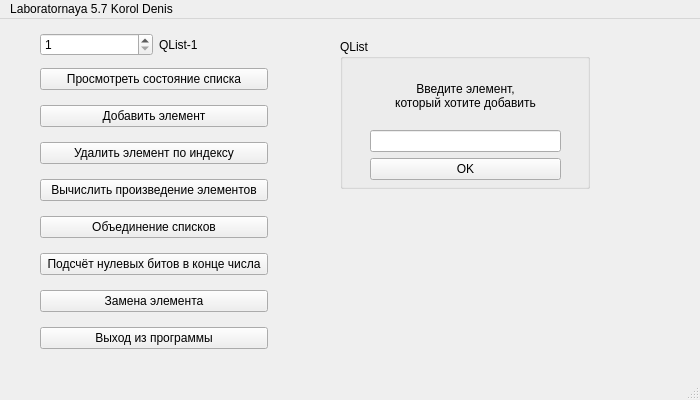
<?xml version="1.0" encoding="UTF-8"?>
<ui version="4.0">
 <class>MainWindow</class>
 <widget class="QMainWindow" name="MainWindow">
  <property name="geometry">
   <rect>
    <x>0</x>
    <y>0</y>
    <width>700</width>
    <height>400</height>
   </rect>
  </property>
  <property name="windowTitle">
   <string>MainWindow</string>
  </property>
  <widget class="QWidget" name="centralwidget">
   <widget class="QWidget" name="verticalLayoutWidget">
    <property name="geometry">
     <rect>
      <x>40</x>
      <y>40</y>
      <width>228</width>
      <height>301</height>
     </rect>
    </property>
    <layout class="QVBoxLayout" name="verticalLayout">
     <item>
      <widget class="QPushButton" name="Button1">
       <property name="text">
        <string>Просмотреть состояние списка</string>
       </property>
      </widget>
     </item>
     <item>
      <widget class="QPushButton" name="Button_2">
       <property name="text">
        <string>Добавить элемент</string>
       </property>
      </widget>
     </item>
     <item>
      <widget class="QPushButton" name="Button_3">
       <property name="text">
        <string>Удалить элемент по индексу</string>
       </property>
      </widget>
     </item>
     <item>
      <widget class="QPushButton" name="Button_4">
       <property name="text">
        <string>Вычислить произведение элементов</string>
       </property>
      </widget>
     </item>
     <item>
      <widget class="QPushButton" name="Button_5">
       <property name="text">
        <string>Объединение списков</string>
       </property>
      </widget>
     </item>
     <item>
      <widget class="QPushButton" name="Button_6">
       <property name="text">
        <string>Подсчёт нулевых битов в конце числа</string>
       </property>
      </widget>
     </item>
     <item>
      <widget class="QPushButton" name="Button_7">
       <property name="text">
        <string>Замена элемента</string>
       </property>
      </widget>
     </item>
     <item>
      <widget class="QPushButton" name="Button_close">
       <property name="text">
        <string>Выход из программы</string>
       </property>
      </widget>
     </item>
    </layout>
   </widget>
   <widget class="QStackedWidget" name="stackedWidget">
    <property name="geometry">
     <rect>
      <x>310</x>
      <y>0</y>
      <width>280</width>
      <height>330</height>
     </rect>
    </property>
    <property name="currentIndex">
     <number>1</number>
    </property>
    <widget class="QWidget" name="page_0">
     <widget class="QGroupBox" name="Name_lst_1">
      <property name="geometry">
       <rect>
        <x>30</x>
        <y>20</y>
        <width>250</width>
        <height>300</height>
       </rect>
      </property>
      <property name="title">
       <string>QList</string>
      </property>
      <property name="flat">
       <bool>false</bool>
      </property>
      <property name="checkable">
       <bool>false</bool>
      </property>
      <widget class="QWidget" name="layoutWidget">
       <property name="geometry">
        <rect>
         <x>10</x>
         <y>30</y>
         <width>232</width>
         <height>262</height>
        </rect>
       </property>
       <layout class="QVBoxLayout" name="verticalLayout_9">
        <item>
         <widget class="QScrollArea" name="scrollArea">
          <property name="minimumSize">
           <size>
            <width>230</width>
            <height>230</height>
           </size>
          </property>
          <property name="maximumSize">
           <size>
            <width>230</width>
            <height>16777215</height>
           </size>
          </property>
          <property name="verticalScrollBarPolicy">
           <enum>Qt::ScrollBarPolicy::ScrollBarAsNeeded</enum>
          </property>
          <property name="horizontalScrollBarPolicy">
           <enum>Qt::ScrollBarPolicy::ScrollBarAlwaysOff</enum>
          </property>
          <property name="widgetResizable">
           <bool>true</bool>
          </property>
          <widget class="QWidget" name="scrollAreaWidgetContents">
           <property name="geometry">
            <rect>
             <x>0</x>
             <y>0</y>
             <width>228</width>
             <height>228</height>
            </rect>
           </property>
           <layout class="QGridLayout" name="gridLayout">
            <item row="0" column="0">
             <widget class="QLabel" name="label_1">
              <property name="enabled">
               <bool>true</bool>
              </property>
              <property name="contextMenuPolicy">
               <enum>Qt::ContextMenuPolicy::DefaultContextMenu</enum>
              </property>
              <property name="toolTip">
               <string/>
              </property>
              <property name="text">
               <string/>
              </property>
              <property name="alignment">
               <set>Qt::AlignmentFlag::AlignCenter</set>
              </property>
              <property name="openExternalLinks">
               <bool>false</bool>
              </property>
             </widget>
            </item>
           </layout>
          </widget>
         </widget>
        </item>
        <item>
         <widget class="QPushButton" name="Button1_1">
          <property name="text">
           <string>OK</string>
          </property>
         </widget>
        </item>
       </layout>
      </widget>
     </widget>
    </widget>
    <widget class="QWidget" name="page_1">
     <widget class="QGroupBox" name="Name_lst_2">
      <property name="geometry">
       <rect>
        <x>30</x>
        <y>20</y>
        <width>250</width>
        <height>150</height>
       </rect>
      </property>
      <property name="title">
       <string>QList</string>
      </property>
      <property name="flat">
       <bool>false</bool>
      </property>
      <property name="checkable">
       <bool>false</bool>
      </property>
      <widget class="QWidget" name="layoutWidget">
       <property name="geometry">
        <rect>
         <x>30</x>
         <y>30</y>
         <width>191</width>
         <height>111</height>
        </rect>
       </property>
       <layout class="QVBoxLayout" name="verticalLayout_2">
        <item>
         <widget class="QLabel" name="label_2">
          <property name="text">
           <string>&lt;html&gt;&lt;head/&gt;&lt;body&gt;&lt;p align=&quot;center&quot;&gt;Введите элемент, &lt;br/&gt;который хотите добавить&lt;/p&gt;&lt;/body&gt;&lt;/html&gt;</string>
          </property>
         </widget>
        </item>
        <item>
         <widget class="QLineEdit" name="lineEdit_2"/>
        </item>
        <item>
         <widget class="QPushButton" name="Button_2_1">
          <property name="text">
           <string>OK</string>
          </property>
         </widget>
        </item>
       </layout>
      </widget>
     </widget>
    </widget>
    <widget class="QWidget" name="page_2">
     <widget class="QGroupBox" name="Name_lst_3">
      <property name="geometry">
       <rect>
        <x>30</x>
        <y>20</y>
        <width>250</width>
        <height>150</height>
       </rect>
      </property>
      <property name="title">
       <string>QList</string>
      </property>
      <property name="flat">
       <bool>false</bool>
      </property>
      <property name="checkable">
       <bool>false</bool>
      </property>
      <widget class="QWidget" name="layoutWidget">
       <property name="geometry">
        <rect>
         <x>30</x>
         <y>30</y>
         <width>191</width>
         <height>111</height>
        </rect>
       </property>
       <layout class="QVBoxLayout" name="verticalLayout_3">
        <item>
         <widget class="QLabel" name="label_3">
          <property name="text">
           <string>&lt;html&gt;&lt;head/&gt;&lt;body&gt;&lt;p align=&quot;center&quot;&gt;Введите индекс элемента, &lt;br/&gt;который хотите удалить&lt;/p&gt;&lt;/body&gt;&lt;/html&gt;</string>
          </property>
         </widget>
        </item>
        <item>
         <widget class="QLineEdit" name="lineEdit_3"/>
        </item>
        <item>
         <widget class="QPushButton" name="Button_3_1">
          <property name="text">
           <string>OK</string>
          </property>
         </widget>
        </item>
       </layout>
      </widget>
     </widget>
    </widget>
    <widget class="QWidget" name="page_3">
     <widget class="QGroupBox" name="Name_lst_4">
      <property name="geometry">
       <rect>
        <x>30</x>
        <y>20</y>
        <width>250</width>
        <height>150</height>
       </rect>
      </property>
      <property name="title">
       <string>QList</string>
      </property>
      <property name="flat">
       <bool>false</bool>
      </property>
      <property name="checkable">
       <bool>false</bool>
      </property>
      <widget class="QWidget" name="layoutWidget_2">
       <property name="geometry">
        <rect>
         <x>30</x>
         <y>30</y>
         <width>191</width>
         <height>111</height>
        </rect>
       </property>
       <layout class="QVBoxLayout" name="verticalLayout_4">
        <item alignment="Qt::AlignmentFlag::AlignHCenter|Qt::AlignmentFlag::AlignVCenter">
         <widget class="QLabel" name="label_4">
          <property name="text">
           <string>&lt;html&gt;&lt;head/&gt;&lt;body&gt;&lt;p&gt;Произведение всех элементов &lt;br/&gt;списка =&lt;/p&gt;&lt;/body&gt;&lt;/html&gt;</string>
          </property>
          <property name="alignment">
           <set>Qt::AlignmentFlag::AlignCenter</set>
          </property>
         </widget>
        </item>
        <item>
         <widget class="QPushButton" name="Button_4_1">
          <property name="text">
           <string>OK</string>
          </property>
         </widget>
        </item>
       </layout>
      </widget>
     </widget>
    </widget>
    <widget class="QWidget" name="page_4">
     <widget class="QGroupBox" name="Name_lst_6">
      <property name="geometry">
       <rect>
        <x>30</x>
        <y>20</y>
        <width>250</width>
        <height>150</height>
       </rect>
      </property>
      <property name="title">
       <string>QList</string>
      </property>
      <property name="flat">
       <bool>false</bool>
      </property>
      <property name="checkable">
       <bool>false</bool>
      </property>
      <widget class="QWidget" name="layoutWidget_5">
       <property name="geometry">
        <rect>
         <x>30</x>
         <y>30</y>
         <width>191</width>
         <height>111</height>
        </rect>
       </property>
       <layout class="QVBoxLayout" name="verticalLayout_7">
        <item alignment="Qt::AlignmentFlag::AlignHCenter|Qt::AlignmentFlag::AlignVCenter">
         <widget class="QLabel" name="label_6">
          <property name="text">
           <string>&lt;html&gt;&lt;head/&gt;&lt;body&gt;&lt;p&gt;Содержимое списка QList-2 &lt;br/&gt;будет перенесено в QList 1&lt;/p&gt;&lt;/body&gt;&lt;/html&gt;</string>
          </property>
          <property name="alignment">
           <set>Qt::AlignmentFlag::AlignCenter</set>
          </property>
         </widget>
        </item>
        <item>
         <widget class="QPushButton" name="Button_5_1">
          <property name="text">
           <string>OK</string>
          </property>
         </widget>
        </item>
       </layout>
      </widget>
     </widget>
    </widget>
    <widget class="QWidget" name="page">
     <widget class="QGroupBox" name="Name_lst_5">
      <property name="geometry">
       <rect>
        <x>30</x>
        <y>20</y>
        <width>250</width>
        <height>150</height>
       </rect>
      </property>
      <property name="title">
       <string>QList</string>
      </property>
      <property name="flat">
       <bool>false</bool>
      </property>
      <property name="checkable">
       <bool>false</bool>
      </property>
      <widget class="QWidget" name="layoutWidget_3">
       <property name="geometry">
        <rect>
         <x>30</x>
         <y>30</y>
         <width>191</width>
         <height>111</height>
        </rect>
       </property>
       <layout class="QVBoxLayout" name="verticalLayout_5">
        <item>
         <widget class="QLabel" name="label_5">
          <property name="text">
           <string>&lt;html&gt;&lt;head/&gt;&lt;body&gt;&lt;p align=&quot;center&quot;&gt;Введите номер элемента, &lt;br/&gt;в котором хотите посчитатть нули&lt;/p&gt;&lt;/body&gt;&lt;/html&gt;</string>
          </property>
         </widget>
        </item>
        <item>
         <widget class="QLineEdit" name="lineEdit_6"/>
        </item>
        <item>
         <widget class="QPushButton" name="Button_6_1">
          <property name="text">
           <string>OK</string>
          </property>
         </widget>
        </item>
       </layout>
      </widget>
     </widget>
    </widget>
    <widget class="QWidget" name="page_6">
     <widget class="QGroupBox" name="Name_lst_7">
      <property name="geometry">
       <rect>
        <x>30</x>
        <y>20</y>
        <width>250</width>
        <height>200</height>
       </rect>
      </property>
      <property name="title">
       <string>QList</string>
      </property>
      <property name="flat">
       <bool>false</bool>
      </property>
      <property name="checkable">
       <bool>false</bool>
      </property>
      <widget class="QWidget" name="layoutWidget_4">
       <property name="geometry">
        <rect>
         <x>30</x>
         <y>30</y>
         <width>191</width>
         <height>162</height>
        </rect>
       </property>
       <layout class="QVBoxLayout" name="verticalLayout_6">
        <item>
         <widget class="QLabel" name="label_7">
          <property name="sizePolicy">
           <sizepolicy hsizetype="Preferred" vsizetype="Maximum">
            <horstretch>0</horstretch>
            <verstretch>0</verstretch>
           </sizepolicy>
          </property>
          <property name="text">
           <string>&lt;html&gt;&lt;head/&gt;&lt;body&gt;&lt;p align=&quot;center&quot;&gt;Введите номер элемента,&lt;br/&gt;который хотите заменить&lt;/p&gt;&lt;/body&gt;&lt;/html&gt;</string>
          </property>
         </widget>
        </item>
        <item>
         <widget class="QLineEdit" name="lineEdit_7">
          <property name="sizePolicy">
           <sizepolicy hsizetype="Expanding" vsizetype="Maximum">
            <horstretch>0</horstretch>
            <verstretch>0</verstretch>
           </sizepolicy>
          </property>
         </widget>
        </item>
        <item>
         <widget class="QLabel" name="label_7_2">
          <property name="sizePolicy">
           <sizepolicy hsizetype="Preferred" vsizetype="Maximum">
            <horstretch>0</horstretch>
            <verstretch>0</verstretch>
           </sizepolicy>
          </property>
          <property name="text">
           <string>&lt;html&gt;&lt;head/&gt;&lt;body&gt;&lt;p align=&quot;center&quot;&gt;Введите значение,&lt;br/&gt;на которое хотите заменить&lt;/p&gt;&lt;/body&gt;&lt;/html&gt;</string>
          </property>
          <property name="alignment">
           <set>Qt::AlignmentFlag::AlignCenter</set>
          </property>
         </widget>
        </item>
        <item>
         <widget class="QLineEdit" name="lineEdit_7_2"/>
        </item>
        <item>
         <widget class="QPushButton" name="Button_7_1">
          <property name="text">
           <string>OK</string>
          </property>
         </widget>
        </item>
       </layout>
      </widget>
     </widget>
    </widget>
   </widget>
   <widget class="QWidget" name="layoutWidget">
    <property name="geometry">
     <rect>
      <x>40</x>
      <y>10</y>
      <width>231</width>
      <height>31</height>
     </rect>
    </property>
    <layout class="QHBoxLayout" name="horizontalLayout_3">
     <item>
      <widget class="QSpinBox" name="spinBox">
       <property name="enabled">
        <bool>true</bool>
       </property>
       <property name="minimum">
        <number>1</number>
       </property>
       <property name="maximum">
        <number>2</number>
       </property>
      </widget>
     </item>
     <item>
      <widget class="QLabel" name="label_0">
       <property name="text">
        <string>QList-1</string>
       </property>
      </widget>
     </item>
    </layout>
   </widget>
   <widget class="QWidget" name="layoutWidget">
    <property name="geometry">
     <rect>
      <x>0</x>
      <y>0</y>
      <width>2</width>
      <height>2</height>
     </rect>
    </property>
    <layout class="QHBoxLayout" name="horizontalLayout"/>
   </widget>
   <widget class="QWidget" name="layoutWidget">
    <property name="geometry">
     <rect>
      <x>0</x>
      <y>0</y>
      <width>2</width>
      <height>2</height>
     </rect>
    </property>
    <layout class="QHBoxLayout" name="horizontalLayout_2"/>
   </widget>
   <widget class="QWidget" name="layoutWidget">
    <property name="geometry">
     <rect>
      <x>0</x>
      <y>0</y>
      <width>2</width>
      <height>2</height>
     </rect>
    </property>
    <layout class="QVBoxLayout" name="verticalLayout_8"/>
   </widget>
   <widget class="QWidget" name="layoutWidget">
    <property name="geometry">
     <rect>
      <x>0</x>
      <y>0</y>
      <width>2</width>
      <height>2</height>
     </rect>
    </property>
    <layout class="QVBoxLayout" name="verticalLayout_10"/>
   </widget>
  </widget>
  <widget class="QMenuBar" name="menubar">
   <property name="geometry">
    <rect>
     <x>0</x>
     <y>0</y>
     <width>700</width>
     <height>21</height>
    </rect>
   </property>
   <widget class="QMenu" name="menuLaboratornaya_5_7_Korol_Denis">
    <property name="title">
     <string>Laboratornaya 5.7 Korol Denis</string>
    </property>
   </widget>
   <addaction name="menuLaboratornaya_5_7_Korol_Denis"/>
  </widget>
  <widget class="QStatusBar" name="statusbar"/>
 </widget>
 <resources/>
 <connections>
  <connection>
   <sender>Button1</sender>
   <signal>clicked()</signal>
   <receiver>Name_lst_1</receiver>
   <slot>show()</slot>
   <hints>
    <hint type="sourcelabel">
     <x>218</x>
     <y>90</y>
    </hint>
    <hint type="destinationlabel">
     <x>361</x>
     <y>67</y>
    </hint>
   </hints>
  </connection>
  <connection>
   <sender>Button_2</sender>
   <signal>clicked()</signal>
   <receiver>Name_lst_2</receiver>
   <slot>show()</slot>
   <hints>
    <hint type="sourcelabel">
     <x>212</x>
     <y>108</y>
    </hint>
    <hint type="destinationlabel">
     <x>353</x>
     <y>52</y>
    </hint>
   </hints>
  </connection>
 </connections>
</ui>
